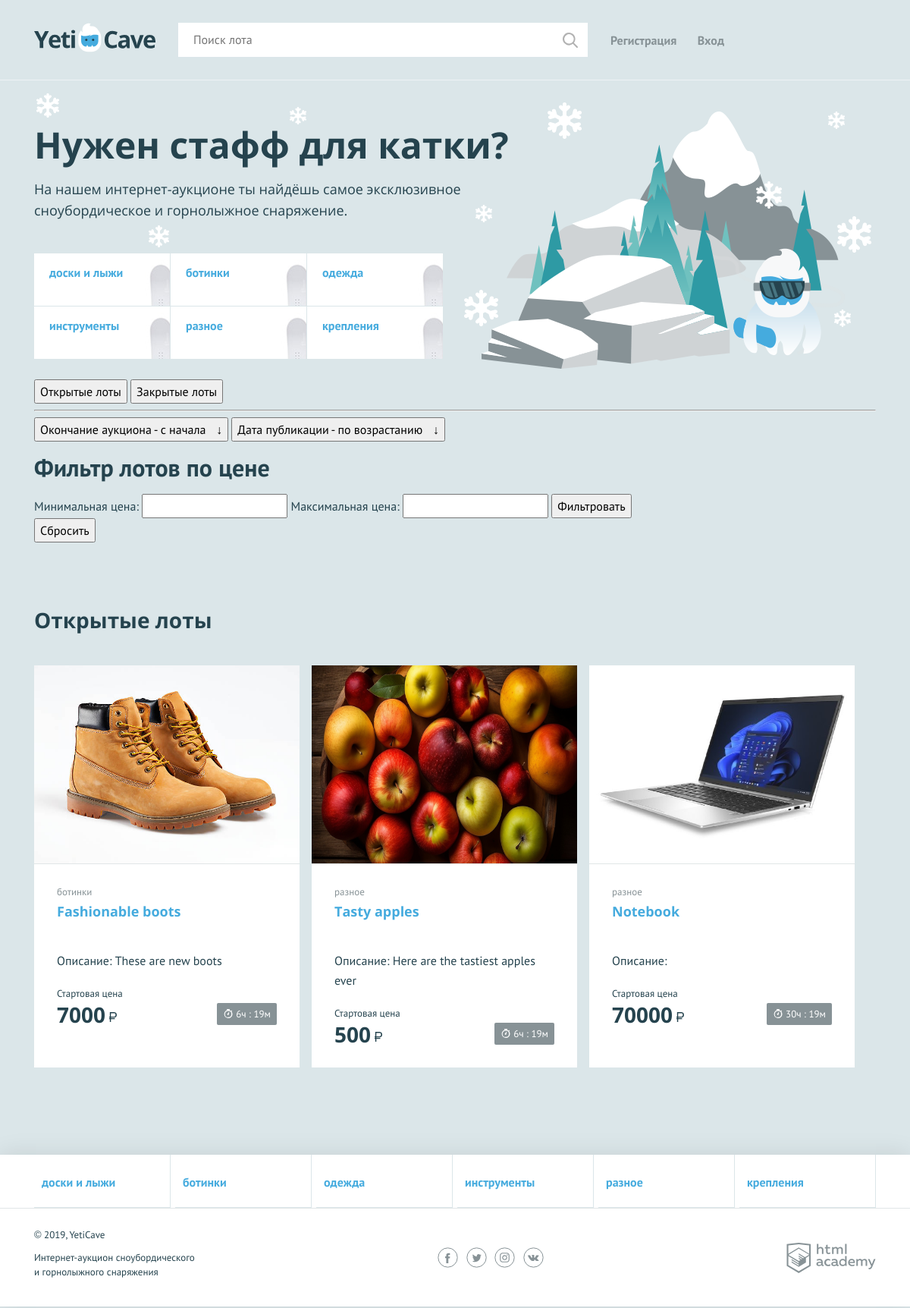
The page / on the database its author committed.
### tables this page shows
CREATE TABLE `category` (
  `id` int(11) NOT NULL,
  `name` char(64) DEFAULT NULL,
  `name_eng` char(64) DEFAULT NULL
);

CREATE TABLE `lot` (
  `id` int(11) NOT NULL,
  `name` char(100) DEFAULT NULL,
  `lot_message` text,
  `img_url` text,
  `lot_rate` text,
  `lot_date` date DEFAULT NULL,
  `lot_step` int(11) DEFAULT NULL,
  `price` int(11) DEFAULT NULL,
  `cur_price` int(11) DEFAULT NULL,
  `category_id` int(11) NOT NULL,
  `user_id` int(11) NOT NULL,
  `created_at` datetime NOT NULL DEFAULT CURRENT_TIMESTAMP,
  `notified` int(11) DEFAULT NULL
);

### models/functions.php (called while the page is built, shortened)
<?php
function include_template($name, array $data = [])
{
    $name = 'views/' . $name;
    extract($data);
    require $name;
    $result = ob_get_clean();
    return $result;
}
function formattedDate($date) {
    $cur_time = time();
    $finish_date = strtotime($date);
    $left_time_in_seconds = $finish_date - $cur_time;
    $hours = floor($left_time_in_seconds / 3600);
    $minutes = floor(($left_time_in_seconds % 3600) / 60);
    return("{$hours}ч : {$minutes}м");
}

### index.php (called while the page is built, shortened)
<?php
require_once 'models/functions.php';
require_once 'controllers/email.php';
$title = 'Главная страница';
$query2 = "SELECT * FROM category";
$categories_query = mysqli_query($con, $query2);
$order = isset($_GET['order']) && $_GET['order'] === 'asc' ? 'asc' : 'desc';
$nextOrder = $order === 'asc' ? 'desc' : 'asc';
$publicationOrder = isset($_GET['publicationOrder']) && $_GET['publicationOrder'] === 'asc' ? 'asc' : 'desc';
$nextPublicationOrder = $publicationOrder === 'desc' ? 'asc' : 'desc';
$min_price = isset($_GET['min_price']) ? (float)$_GET['min_price'] : 0;
$max_price = isset($_GET['max_price']) ? (float)$_GET['max_price'] : $min_price;
if($_GET['show'] === 'new' || isset($order) || isset($publicationOrder) || isset($min_price) && isset($max_price)) {
    $totalSql= "SELECT COUNT(*)
        FROM lot
        JOIN category ON lot.category_id = category.id
        WHERE lot_date > NOW();";
} else  if ($_GET['show'] === 'old') {
    $totalSql= "SELECT COUNT(*)
        FROM lot
        JOIN category ON lot.category_id = category.id
        WHERE lot_date < NOW();";
} else {
    die('Invalid show parameter');
}
$result= mysqli_query($con, $totalSql);
$records_per_page = 12;
$page = isset($_GET['page']) ? (int)$_GET['page'] : 1;
$offset = ($page - 1) * $records_per_page;
$row = mysqli_fetch_array($result);
$total_records = $row[0];
$total_pages = ceil($total_records / $records_per_page);
if($_GET['show'] === 'new' || $_GET['order'] === 'asc') {
    $query = "SELECT lot.id, lot.name, lot_message, img_url, lot_rate, lot_date, lot_step, lot.price, cur_price, category.name AS category_name
        FROM `lot`
        JOIN category ON lot.category_id = category.id
        WHERE `lot_date` > NOW()
        ORDER BY lot_date ASC
        LIMIT ?, ?";
}
else {
    $query = "SELECT lot.id, lot.name, lot_message, img_url, lot_rate, lot_date, lot_step, lot.price, cur_price, category.name AS category_name
        FROM `lot`
        JOIN category ON lot.category_id = category.id
        WHERE `lot_date` > NOW()
        ORDER BY lot_date ASC
        LIMIT ?, ?";
}
$stmt  = $con->prepare($query);
$stmt -> bind_param('ii', $offset, $records_per_page);
$stmt->execute();
$lots_list = $stmt->get_result();
$result2 = $lots_list;
if ($result2 && mysqli_num_rows($result2) > 0) {
    $search_array = mysqli_fetch_all($result2, MYSQLI_ASSOC);
    $page_content = include_template('index.php', [
        'categories_query' => $categories_query,
        'con' => $con,
        'page' => $page,
        'lots_list' => $lots_list,
        'totalPages' => $total_pages,
        'type_of_lots_to_show' => $_GET['show'],
        'search_array' => $search_array,
        'nextOrder' => $nextOrder,
        'order' => $order,
        'publicationOrder' => $publicationOrder,
        'nextPublicationOrder' => $nextPublicationOrder,
    ]);
} else {
    $page_content = '<h1>Ничего не найдено по вашему запросу!</h1>';
}
$layout_content = include_template('layout.php', [
    'title' => $title,
    'content' => $page_content,
    'categories_query' => $categories_query,
    'con' => $con,
]);
print_r($layout_content);

### views/index.php (the view, shortened to what this page needs)
<section class="promo">
    <h2 class="promo__title">Нужен стафф для катки?</h2>
    <p class="promo__text">На нашем интернет-аукционе ты найдёшь самое эксклюзивное сноубордическое и
        горнолыжное снаряжение.</p>
    <ul class="promo__list">
        <?php
        foreach($categories_query as $row=> $elem) {
            $name_eng = $elem['name_eng'];
            ;?>
            <li class="promo__item promo__item--boards">
                <a class="promo__link" href="category.php?category=<?=$name_eng?>"><?=$elem['name'];?> </a>
            </li>
        <?php } ?>
    </ul>
    <br/>
    <div>
        <button onclick="window.location.href = '?show=new'">Открытые лоты</button>
        <button onclick="window.location.href = '?show=old'">Закрытые лоты</button>
    </div>
    <hr/>
    <div>
        <button class="sort-button <?= $order ?>" onclick="window.location.href='?order=<?= $nextOrder ?>'">
            Окончание аукциона - <?php echo $order === 'desc' ? "с начала": "с конца"?>
        </button>
        <button class="sort-button <?= $publicationOrder ?>" onclick="window.location.href='?publicationOrder=<?= $nextPublicationOrder ?>'">
            Дата публикации - <?php echo $publicationOrder === 'desc' ? "по возрастанию" : "по убыванию" ?>
        </button>
    </div>
    <h1>Фильтр лотов по цене</h1>
    <form action="index.php" method="get">
        <label for="min_price">Минимальная цена:</label>
        <input type="number" id="min_price" name="min_price" step="0.01" min="0" required>
        <label for="max_price">Максимальная цена:</label>
        <input type="number" id="max_price" name="max_price" step="0.01" min="0" required>
        <input type="submit" value="Фильтровать"/>
    </form>
    <button onclick="window.location.href='index.php'">Сбросить</button>
</section>
<section class="lots">
    <div class="lots__header">
        <h2><?php echo $_GET['show'] === 'old' ? 'Закрытые лоты': 'Открытые лоты'?></h2>
    </div>
    <?php if(isset($search_array)) :?>
    <ul class="lots__list">
        <?php foreach($lots_list as $row => $elem) :?>
            <li class="lots__item lot">
                <div class="lot__image">
                    <img src='<?=$elem['img_url']?>' width="350" height="260" alt="">
                </div>
                <div class="lot__info">
                    <span class="lot__category"><?=$elem['category_name']?></span>
                    <h3 class="lot__title"><a class="text-link" href='show_lot.php?id=<?=$elem['id']?>'><?=$elem['name']?></a></h3>
                    <p>Описание: <?=htmlspecialchars(mb_substr($elem['lot_message'], 0, 120)); ;?></p>
                    <div class="lot__state">
                        <div class="lot__rate">
                            <span class="lot__amount">Стартовая цена</span>
                            <span class="lot__cost"><?=$elem['cur_price']?><b class="rub">р</b></span>
                        </div>
                        <div class="lot__timer timer">
                            <?php echo formattedDate($elem['lot_date']);?>
                    </div>
                </div>
            </li>
        <?php endforeach; ?>
    </ul>
    <?php endif; ?>
</section>

### views/layout.php (shortened to what this page needs)
<?php
$signup_page = 'sign_up.php';
$main_page = '/';
?>
<!DOCTYPE html>
<html lang="ru">
<head>
    <link href="../css/normalize.min.css" rel="stylesheet">
    <link href="../css/style.css" rel="stylesheet">
</head>
<body>
<div class="page-wrapper">
    <header class="main-header">
        <div class="main-header__container container">
            <a class="main-header__logo" href="<?=$main_page;?>">
                <img src="../img/logo.svg" width="160" height="39" alt="Логотип компании YetiCave">
            </a>
            <form class="main-header__search" method="get" action="search.php" autocomplete="off">
                <input type="search" name="search" placeholder="Поиск лота" value="<?php echo isset($_GET['search']) ? $_GET['search'] : '';?>">
                <input class="main-header__search-btn" type="submit" name="find" value="Найти">
            </form>
            <nav class="user-menu">
                <?php if (isset($_SESSION['user'])) : ?>
                    <div class="user-menu__image">
                        <img src='<?=$_SESSION['user']['avatar']; ?>' width="40" height="40" alt="Аватар"/>
                    </div>
                    <div class="user-menu__logged">
                        <p><?= $user_name ?></p>
                        <p><a href="../controllers/logout.php">Выйти</a></p>
                    </div>
                <?php else: ?>
                    <ul class="user-menu__list">
                        <li class="user-menu__item">
                            <a href="<?php echo $signup_page;?>">Регистрация</a>
                        </li>
                        <li class="user-menu__item">
                            <a href="login.php">Вход</a>
                        </li>
                    </ul>
                <? endif; ?>
            </nav>
        </div>
    </header>
    <main class="container">
        <?=$content ?>
    </main>
</div>
<footer class="main-footer">
    <nav class="nav">
        <ul class="nav__list container">
            <?php
            if (isset($categories_query)) {
                foreach($categories_query as $row => $elem) {
                    $name_eng = $elem['name_eng'];
                    ;?>
            <li class="nav__item">
                   <a class="promo__link" href="category.php?category=<?=$name_eng?>"><?=$elem['name'];?> </a></li>
                <?php }} ?>
        </ul>
    </nav>
    <div class="main-footer__bottom container">
        <div class="main-footer__copyright">
            <p>© 2019, YetiCave</p>
            <p>Интернет-аукцион сноубордического и горнолыжного снаряжения</p>
        </div>
        <div class="main-footer__social social">
            <a class="social__link social__link--facebook" href="#">
            </a>
            <a class="social__link social__link--twitter" href="#">
            </a>
            <a class="social__link social__link--instagram" href="#">
            </a>
            <a class="social__link social__link--vkontakte" href="#">
            </a>
        </div>
        <div class="main-footer__developed-by">
            <a class="logo-academy" href="https://htmlacademy.ru/intensive/php">
            </a>
        </div>
    </div>
</footer>
</body>
</html>

### rows shown on the page
category: name "доски и лыжи"
category: name "ботинки"
category: name "одежда"
category: name "инструменты"
category: name "разное"
category: name "крепления"
lot: img_url (picture), category.name "ботинки", name "Fashionable boots", lot_message "These are new boots", cur_price "7000", lot_date "6ч : 19м"
lot: img_url (picture), category.name "разное", name "Tasty apples", lot_message "Here are the tastiest apples ever", cur_price "500", lot_date "6ч : 19м"
lot: img_url (picture), category.name "разное", name "Notebook", cur_price "70000", lot_date "30ч : 19м"
